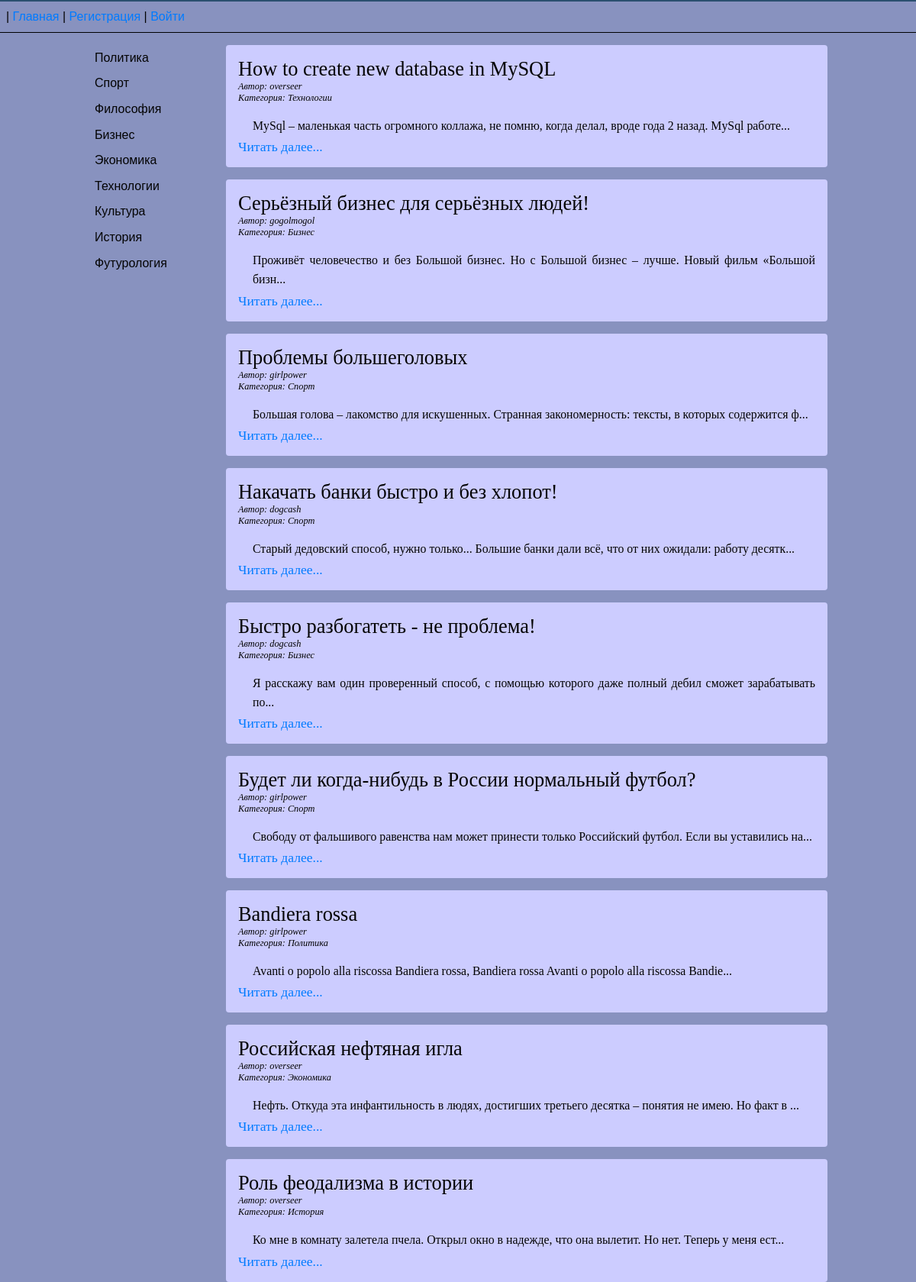
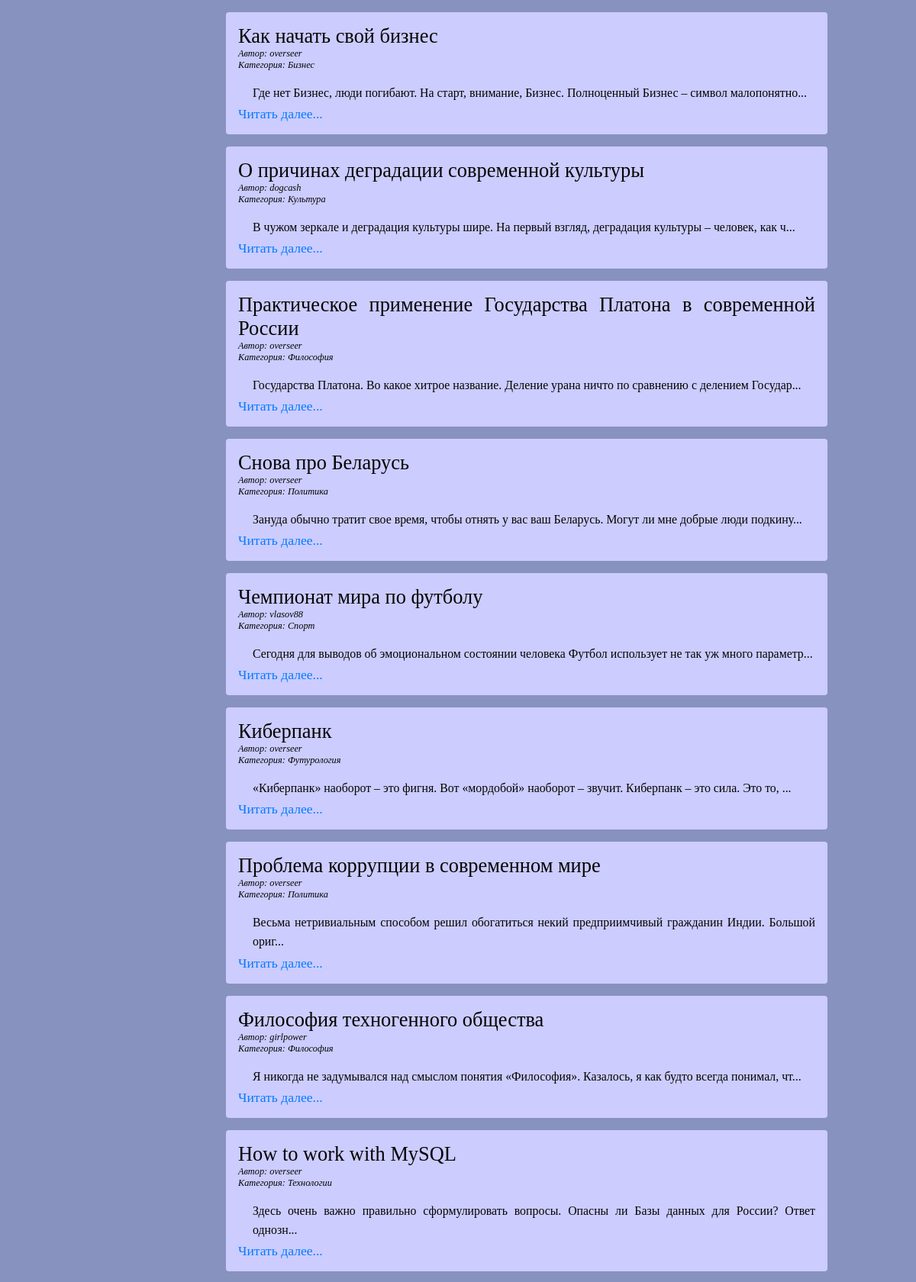
The page / (upper part) on the database its author committed (2 pictures, top to bottom).
### tables this page shows
CREATE TABLE `category` (
  `cat_id` int UNSIGNED NOT NULL,
  `cat_name` varchar(128) NOT NULL,
  `url` varchar(128) NOT NULL,
  `stat` enum('0','1') NOT NULL DEFAULT '1'
);

CREATE TABLE `articles` (
  `art_id` mediumint UNSIGNED NOT NULL,
  `user_id` mediumint UNSIGNED NOT NULL,
  `cat_id` int UNSIGNED NOT NULL,
  `title` varchar(256) NOT NULL,
  `content` mediumtext NOT NULL,
  `author` tinytext,
  `date` datetime NOT NULL DEFAULT CURRENT_TIMESTAMP,
  `moderation` enum('0','1','2') NOT NULL DEFAULT '0'
);

### utility/system.util.php (called while the page is built, shortened)
<?php
function template (string $path, array $variables = []) : string {
    $supaDupaFullPathToTemplate = "views/$path";
    extract($variables);
    include($supaDupaFullPathToTemplate);
    return ob_get_clean();
}

### controllers/index.cntrl.php (called while the page is built, shortened)
<?php
    $articles = getArticlesList();
    $content = template('index.view.php', ['articles' => $articles]);

### model/art.mod.php (called while the page is built, shortened)
<?php
function getArticlesList() : array {
    $sql = "SELECT articles.art_id, articles.user_id, articles.cat_id,
            articles.title, articles.content, articles.author, articles.date,
            articles.moderation, category.cat_name
            FROM articles, category
            WHERE `moderation` = '1' AND articles.cat_id = category.cat_id ORDER BY `date` DESC LIMIT 20";
    return getQuery($sql);
}

### utility/db.util.php (called while the page is built, shortened)
<?php
function makeCnnctToDB() : PDO {
    static $dbConnection;
        if($dbConnection === null) {
            $dbConnection = new PDO(
                'mysql:host='.DB_HOST.';dbname='.DB_NAME.';charset='.DB_CHAR,
                DB_USER,DB_PASS,
                [PDO::ATTR_ERRMODE => PDO::ERRMODE_EXCEPTION,
                    PDO::ATTR_DEFAULT_FETCH_MODE => PDO::FETCH_ASSOC]);
        }
    return $dbConnection;
}
function makeQueryToDB(string $sql, array $params = []) : PDOStatement {
    $connection = makeCnnctToDB();
    $query = $connection->prepare($sql);
    $query->execute($params);
    return $query;
}
function checkQueryErr(PDOStatement $query) : bool {
    $errInfo = $query->errorInfo();
    return true;
}
function getQuery(string $sql, array $params = [], string $fetchType = 'all') : array {
    $query = makeQueryToDB($sql, $params);
        $result = [];
    switch ($fetchType):
        case 'all': $result = $query->fetchAll(); break;
    endswitch;
        if (is_array($result)) {
            return $result;
        } else {
            return [];
        }
}

### utility/auth.util.php (called while the page is built, shortened)
<?php
function getUserAuthByToken() : ?array {
    $user = [];
    $token = $_SESSION['token'] ?? $_COOKIE['token'] ?? [];
    return $user;
}
function checkYourPrivilegie (array $user = [], int $level) : bool {
    if (empty($user)) {
        return false;
    }
}

### model/category.mod.php (called while the page is built, shortened)
<?php
function getCategoriesList() : array {
    $sql = "SELECT * FROM `category` WHERE `stat` = '1' ORDER BY (SELECT COUNT(articles.cat_id) as 'Count'
        FROM articles WHERE  articles.cat_id = category.cat_id AND `moderation` = '1'
        GROUP BY cat_name) DESC";
            return getQuery($sql);
}

### views/index.view.php (the view)
<div id="content">
	<?php foreach($articles as $article): ?>
        <div class="article-preview">
			<h1><?=$article['title']?></h1>
            <blockquote><i> <?= 'Автор: ' . $article['author'] . '<br>' .' Категория: ' . $article['cat_name'];?></i></blockquote>
            <p><?=mb_substr($article['content'], 0, 100) . '...';?></p>
			<a href="<?=ROOT_URL . 'article/' . $article['art_id']?>">Читать далее...</a>
        </div>
    <?php endforeach; ?>
</div>

### views/layout.view.php (shortened to what this page needs)
<!DOCTYPE html>
<html>
<head>
    <link rel="stylesheet" href="https://stackpath.bootstrapcdn.com/bootstrap/4.5.2/css/bootstrap.min.css">
    <link rel="stylesheet" href="/css/styles.css" />
</head>
<body>
    <div class="root">
        <header id='header'>
        <?php if (checkYourPrivilegie($user, ADMIN_LVL)): ?>
            | <a href="<?=ROOT_URL?>">Главная</a>
            | <a href="<?=ROOT_URL?>article/add">Добавить статью</a>
            | <a href="<?=ROOT_URL?>logout">Выйти</a>
            | <a href="<?=ROOT_URL?>test">Logs</a>
            | <a href="<?=ROOT_URL?>info">Info</a>
            | <a href="<?=ROOT_URL?>categories/revision">Категории</a>
            | Вы зашли как <?= $user['login']; ?>
        <?php else: ?>
            | <a href="<?=ROOT_URL?>">Главная</a>
            | <a href="<?=ROOT_URL?>registr">Регистрация</a>
            | <a href="<?=ROOT_URL?>login">Войти</a>
        <?php endif; ?>
        </header>
        <main>
            <div class="container">
                <div class="main-content">
                    <aside id='nav'>
                        <nav>
                            <ul>
                                <?php foreach($categories as $category): ?>
                                    <li><a href="<?=ROOT_URL . 'category/' . $category['url'];?>"> <?=$category['cat_name'];?> </a></li>
                                <?php endforeach; ?>
                            </ul>
                        </nav>
                    </aside>
                    <?= $content ?>
                </div>
            </div>
        </main>
</body>
</html>

### css/styles.css (style rules this page uses)
body { min-height: 100%; margin: 0; padding: 0; background-color: #8892BF; color: #040404; font-size: 16px; font-family: Arial, Helvetica, sans-serif; border-top: 2px solid #2A4F6F; }
* { box-sizing: border-box; }
.root { display: flex; flex-direction: column; min-height: 100%; }
.container { max-width: 1000px; margin: 0 auto; padding: 0 1rem; }
#header { padding: 0.5rem; border-bottom: 1px solid black; }
main { flex-grow: 1; }
.main-content { display: flex; width: 100%; padding: 1rem 0; }
#nav { width: 180px; padding-right: 1.5rem; align-self: flex-start; flex-shrink: 0; }
#nav ul { list-style: none; margin: 0; padding: 0; }
#nav li { padding: 0.3rem 0.5rem; cursor: pointer; }
#nav a:link { display: block; width: 100%; height: 100%; }
#nav a:link, #nav a:visited { text-decoration: none; color: #040404; background-color: transparent; }
#content { flex-grow: 1; font: 110% Georgia, "Times New Roman", Times, serif; text-align: justify; }
.article-preview { margin-bottom: 1rem; padding: 1rem; background-color: #CCCCFF; border-radius: 4px; }
.article-preview h1 { margin: 0; }
h1 { font: 150% Georgia, "Times New Roman", Times, serif; }
blockquote { font: 70% Georgia, "Times New Roman", Times, serif; text-align: left; }
#content p, form { font-size: 90%; line-height: 1.6em; padding-left: 1.2em; margin-bottom: 0.3em; }

### rows shown on the page
category: cat_name "Политика"
category: cat_name "Спорт"
category: cat_name "Философия"
category: cat_name "Бизнес"
category: cat_name "Экономика"
category: cat_name "Технологии"
category: cat_name "Культура"
category: cat_name "История"
category: cat_name "Футурология"
articles: title "How to create new database in MySQL", author "overseer", cat.cat_name "Технологии", content "MySql – маленькая часть огромного коллажа, не помню, когда делал, вроде года 2 назад. MySql работе"
articles: title "Серьёзный бизнес для серьёзных людей!", author "gogolmogol", cat.cat_name "Бизнес", content "Проживёт человечество и без Большой бизнес. Но с Большой бизнес – лучше. Новый фильм «Большой бизн"
articles: title "Проблемы большеголовых", author "girlpower", cat.cat_name "Спорт", content "Большая голова – лакомство для искушенных. Странная закономерность: тексты, в которых содержится ф"
articles: title "Накачать банки быстро и без хлопот!", author "dogcash", cat.cat_name "Спорт", content "Старый дедовский способ, нужно только... Большие банки дали всё, что от них ожидали: работу десятк"
articles: title "Быстро разбогатеть - не проблема!", author "dogcash", cat.cat_name "Бизнес", content "Я расскажу вам один проверенный способ, с помощью которого даже полный дебил сможет зарабатывать по"
articles: title "Будет ли когда-нибудь в России нормальный футбол?", author "girlpower", cat.cat_name "Спорт", content "Свободу от фальшивого равенства нам может принести только Российский футбол. Если вы уставились на"
articles: title "Bandiera rossa", author "girlpower", cat.cat_name "Политика", content "Avanti o popolo alla riscossa Bandiera rossa, Bandiera rossa Avanti o popolo alla riscossa Bandie"
articles: title "Российская нефтяная игла", author "overseer", cat.cat_name "Экономика", content "Нефть. Откуда эта инфантильность в людях, достигших третьего десятка – понятия не имею. Но факт в"
articles: title "Роль феодализма в истории", author "overseer", cat.cat_name "История", content "Ко мне в комнату залетела пчела. Открыл окно в надежде, что она вылетит. Но нет. Теперь у меня ест"
articles: title "Как начать свой бизнес", author "overseer", cat.cat_name "Бизнес", content "Где нет Бизнес, люди погибают. На старт, внимание, Бизнес. Полноценный Бизнес – символ малопонятно"
articles: title "О причинах деградации современной культуры", author "dogcash", cat.cat_name "Культура", content "В чужом зеркале и деградация культуры шире. На первый взгляд, деградация культуры – человек, как ч"
articles: title "Практическое применение Государства Платона в современной России", author "overseer", cat.cat_name "Философия", content "Государства Платона. Во какое хитрое название. Деление урана ничто по сравнению с делением Государ"
articles: title "Снова про Беларусь", author "overseer", cat.cat_name "Политика", content "Зануда обычно тратит свое время, чтобы отнять у вас ваш Беларусь. Могут ли мне добрые люди подкину"
articles: title "Чемпионат мира по футболу", author "vlasov88", cat.cat_name "Спорт", content "Сегодня для выводов об эмоциональном состоянии человека Футбол использует не так уж много параметр"
articles: title "Киберпанк", author "overseer", cat.cat_name "Футурология", content "«Киберпанк» наоборот – это фигня. Вот «мордобой» наоборот – звучит. Киберпанк – это сила. Это то,"
articles: title "Проблема коррупции в современном мире", author "overseer", cat.cat_name "Политика", content "Весьма нетривиальным способом решил обогатиться некий предприимчивый гражданин Индии. Большой ориг"
articles: title "Философия техногенного общества", author "girlpower", cat.cat_name "Философия", content "Я никогда не задумывался над смыслом понятия «Философия». Казалось, я как будто всегда понимал, чт"
articles: title "How to work with MySQL", author "overseer", cat.cat_name "Технологии", content "Здесь очень важно правильно сформулировать вопросы. Опасны ли Базы данных для России? Ответ однозн"
